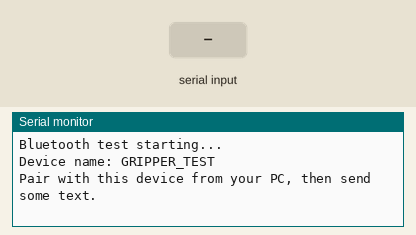
Recording of a sketch running on a simulated ESP32. Shown: the last lines printed to the serial monitor. The test bench sets the inputs (shaded band). Nothing arrives over Bluetooth unless stated.

Above: at 1.2 s.
1.3 s: "1\n" received over Serial
At 2.3 s:
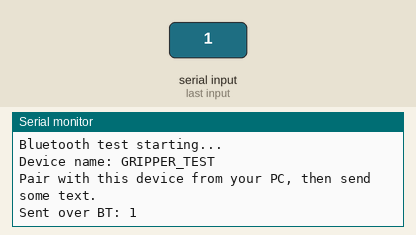
2.8 s: "1\n" received over the second serial link
At 3.5 s:
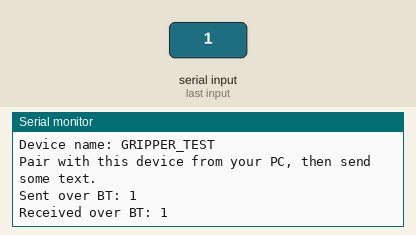
4.3 s: "0\n" received over Serial
At 5.5 s:
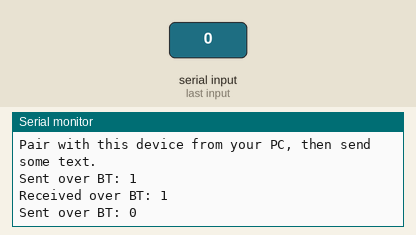
5.8 s: "0\n" received over the second serial link
At 6.9 s:
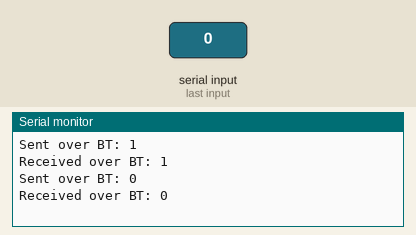

The sketch:

bluetooth_test.ino
```cpp
// Bluetooth test v2 — fixes the empty-echo flood.
// The buffer now persists across loop() calls, so it correctly
// accumulates characters even when they arrive one at a time
// (e.g. typed live over a raw terminal like screen/picocom).
// It only echoes once a full line (ending in '\n') has arrived.

#include <BluetoothSerial.h>

#if !defined(CONFIG_BT_ENABLED) || !defined(CONFIG_BLUEDROID_ENABLED)
#error Bluetooth is not enabled! Please run `make menuconfig` and enable it
#endif

#define BT_NAME "GRIPPER_TEST"

BluetoothSerial SerialBT;
String btBuffer = "";  // persists across loop() calls

void setup() {
  Serial.begin(115200);
  SerialBT.begin(BT_NAME);
  Serial.println("Bluetooth test starting...");
  Serial.print("Device name: ");
  Serial.println(BT_NAME);
  Serial.println("Pair with this device from your PC, then send some text.");
}

void loop() {
  while (SerialBT.available()) {
    char c = SerialBT.read();

    if (c == '\n' || c == '\r') {
      if (btBuffer.length() > 0) {
        Serial.print("Received over BT: ");
        Serial.println(btBuffer);

        SerialBT.print("Echo: ");
        SerialBT.println(btBuffer);

        btBuffer = "";
      }
      // ignore \r or repeated \n with nothing typed yet
    } else {
      btBuffer += c;
    }
  }

  // Data typed into USB Serial Monitor -> send it out over Bluetooth
  if (Serial.available()) {
    String toSend = Serial.readStringUntil('\n');
    SerialBT.println(toSend);
    Serial.print("Sent over BT: ");
    Serial.println(toSend);
  }
}
```

Measured:
- after the input at 1.3 s, the serial monitor: prints a new line at once (image 1)
- after the input at 2.8 s, the serial monitor: prints a new line at once (image 2)
- after the input at 4.3 s, the serial monitor: prints a new line at once (image 3)
- after the input at 5.8 s, the serial monitor: prints a new line at once (image 4)
